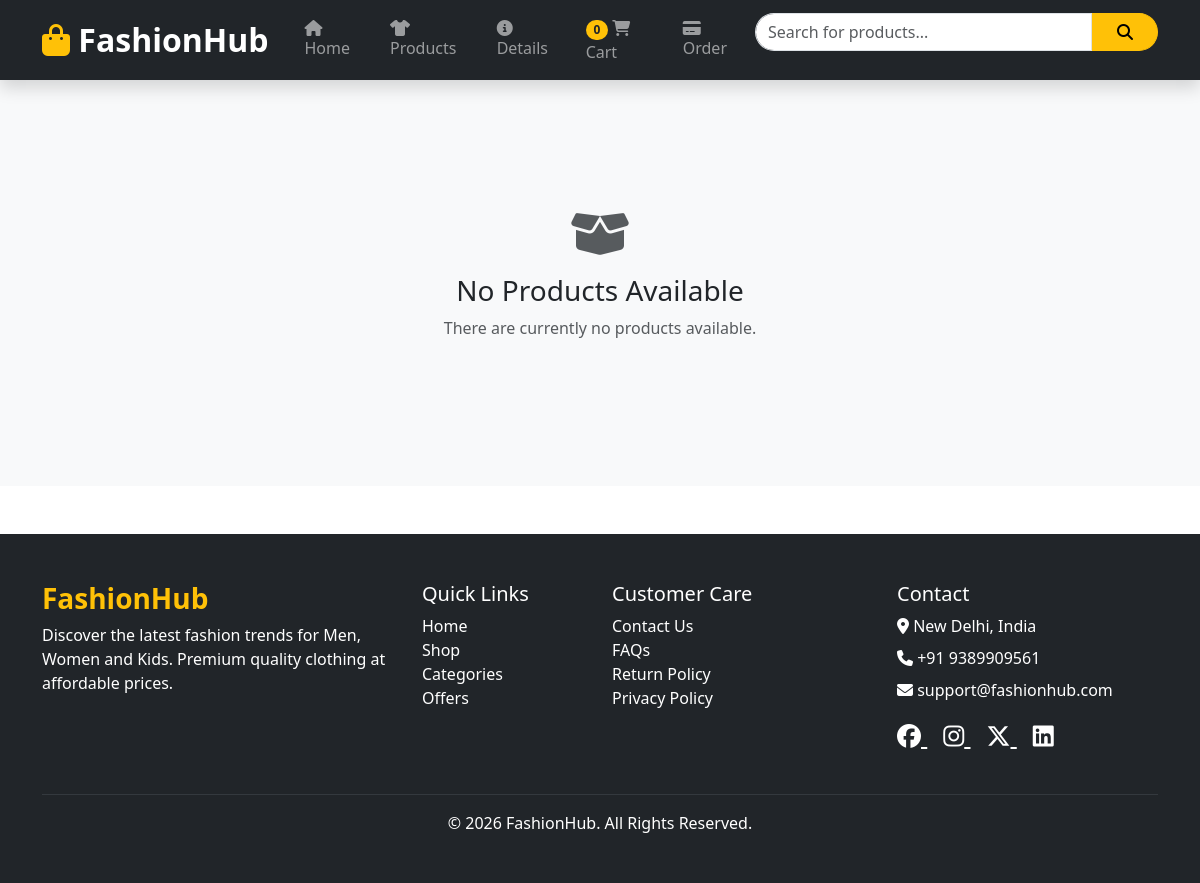
Page /kids/ on the earlier database version.
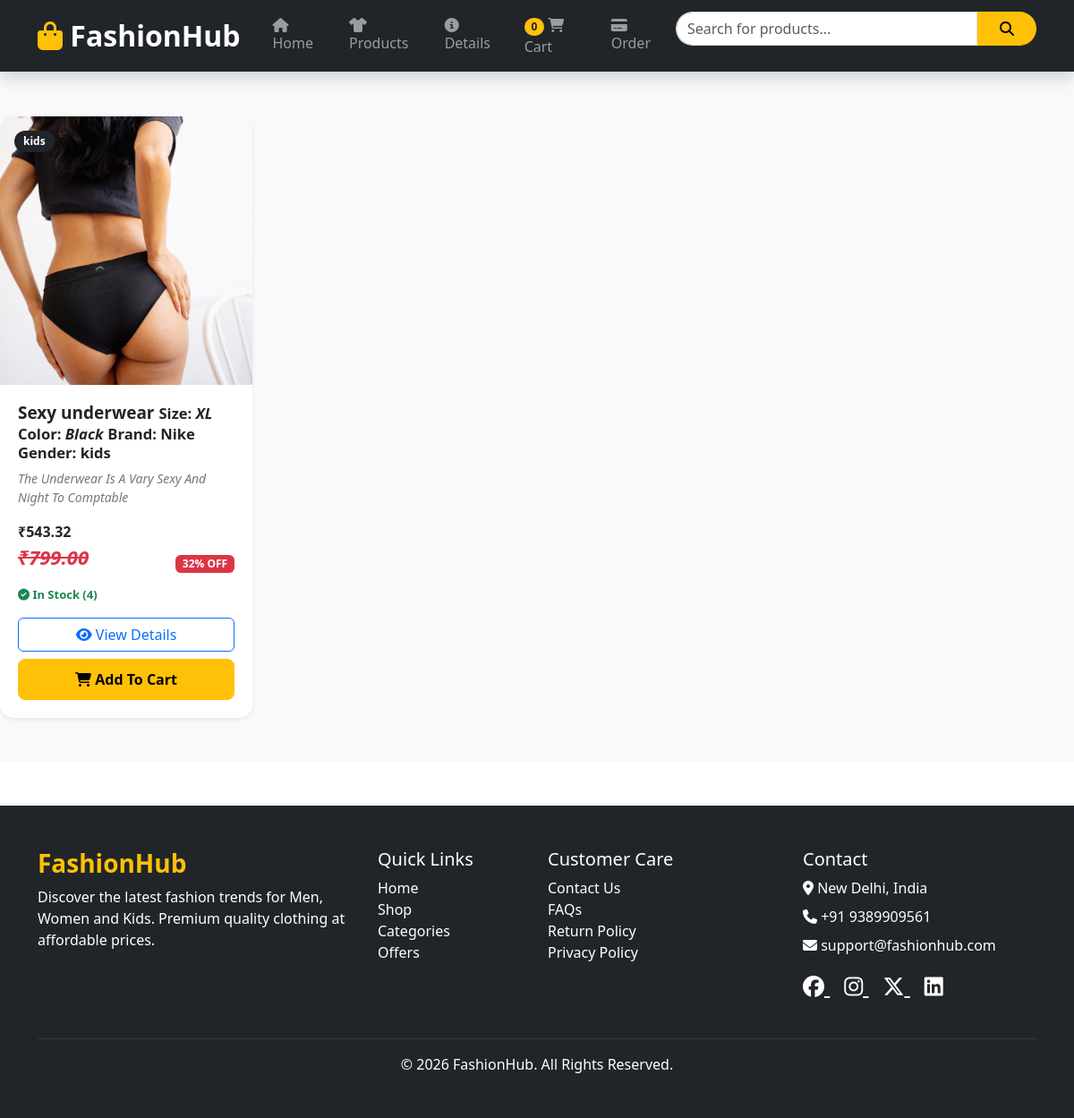
Same page on the later database version.
### AppApi/models.py (models this page shows, shortened)
class Product(models.Model):
    name = models.CharField(max_length=200)
    category = models.CharField(max_length=100)
    gender = models.CharField(
        max_length=15,
        choices=GENDER_CHOICES
    )
    description = models.TextField()
    price = models.DecimalField(max_digits=10, decimal_places=2)
    discount = models.IntegerField(default=0)
    image = models.ImageField(upload_to='products/')
    stock = models.PositiveIntegerField(default=0)
    size = models.CharField(
            max_length=4,
            choices=SIZE_CHOICES
        )
    color = models.CharField(max_length=50, blank=True)
    brand = models.CharField(max_length=100, blank=True)
    sku = models.CharField(max_length=100, unique=True)
    created_at = models.DateTimeField(auto_now_add=True)

### CodeAlpha/frontend_view.py (the view)
# urls.py: path('kids/',frontend_view.kids,name='kids'),
def kids(request):
    products = Product.objects.filter(gender='kids')
    for product in products:
                 product.name = product.name.capitalize()
                 product.color = product.color.capitalize()
                 product.brand = product.brand.capitalize()
                 product.size = product.size.upper()
                 product.description = product.description.title()
                 product.discount_price = product.price - (product.price * product.discount / 100)
    return render(request, "kids.html", {"products": products})

### templates/kids.html
{% include "header.html" %}
{% include "product_section.html"  %}
{% include "footer.html" %}

### templates/product_section.html (shortened to what this page needs)
{% load static %}
<link rel="stylesheet" href="{% static 'products.css' %}">
<section class="products-section">
    <div class="row g-4">
        {% for product in products %}
        <div class="col-xl-3 col-lg-4 col-md-6">
            <div class="card product-card shadow-sm h-100">
                <div class="product-image-wrapper">
                    {% if product.image %}
                    <img src="{{ product.image.url }}"
                         class="product-image"
                         alt="{{ product.name }}">
                    {% endif %}
                    <span class="badge bg-dark position-absolute top-0 start-0 m-3 gender-badge">
                        {{ product.gender  }}
                    </span>
                </div>
                <div class="product-info">
                    <h5 class="product-name">
                        <b>{{ product.name }}</b>  <small>Size: <i>{{ product.size }}</i></small>
                        <br>
                        <small>Color: <i>{{ product.color }}</i></small>
                        <small>Brand: {{ product.brand }}</small>
                         <small>Gender: {{ product.gender }}</small>
                    </h5>
                    <p class="product-description">
                        <i>{{ product.description  }}</i>
                    </p>
                <strong>
                            ₹{{ product.discount_price}}
                        </strong>
                    <div class="d-flex justify-content-between align-items-center ">
                        <span class="product-price">
                            <p style="text-decoration: line-through;"><i>₹{{ product.price }} </i></p>
                        </span>
                        {% if product.discount %}
                            <span class="badge bg-danger">
                                {{ product.discount }}% OFF
                            </span>
                        {% endif %}
                    </div>
                    {% if product.stock > 0 %}
                        <p class="stock-text mb-3">
                            <i class="fa-solid fa-circle-check"></i>
                            In Stock ({{ product.stock }})
                        </p>
                    {% else %}
                        <p class="text-danger fw-bold mb-3">
                            <i class="fa-solid fa-circle-xmark"></i>
                            Out of Stock
                        </p>
                    {% endif %}
                    <div class="d-grid gap-2">
                        <a href="{% url 'products_details' %}"
                           class="btn btn-outline-primary">
                            <i class="fa-solid fa-eye"></i>
                            View Details
                        </a>
                        {% if product.stock > 0 %}
                        <button class="btn btn-warning cart-btn">
                            <i class="fa-solid fa-cart-shopping"></i>
                            Add To Cart
                        </button>
                        {% else %}
                        <button class="btn btn-secondary cart-btn"
                                disabled>
                            Out of Stock
                        </button>
                        {% endif %}
                    </div>
                </div>
            </div>
        </div>
        {% empty %}
        <div class="col-12">
            <div class="empty-products">
                <i class="fa-solid fa-box-open fa-3x text-muted mb-3"></i>
                <h3>No Products Available</h3>
                <p class="text-muted">
                    There are currently no products available.
                </p>
            </div>
        </div>
        {% endfor %}
    </div>
</section>

Differences in the rows shown:
added Product: image (picture), gender "kids", name "Sexy underwear", size "XL", color "Black", brand "Nike", description "The Underwear Is A Vary Sexy And Night To Comptable", discount_price "543.32", price "799.00", discount "32", stock "4", shows "Add To Cart"
Other differences:
text no longer shown: "No Products Available There are currently no products available."
